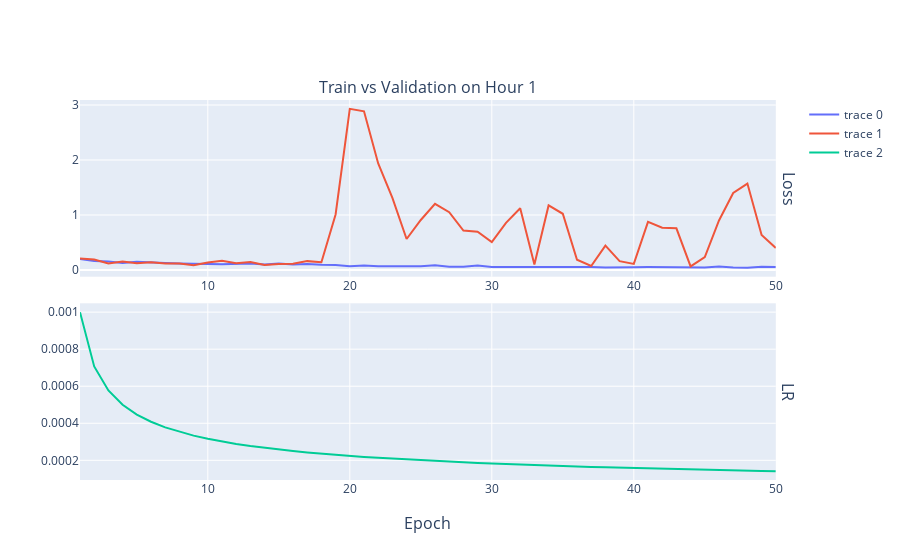

This figure's notebook cell:
### Markdown cell above
### 5 HOUR

### Code cell
STEP = 30
EPOCH = 50
MODEL_VERSION = 1
train_PATH = f'../Save/Step_{STEP}/recorder/recorder_V{MODEL_VERSION}_epoch_{EPOCH}.csv'
test_PATH = f'../Save/Step_{STEP}/test/model_V{MODEL_VERSION} test loss.csv'

laylout = go.Layout(height=400,width=600)

train_df = pd.read_csv(train_PATH, skiprows=1,index_col=0)
test_df = pd.read_csv(test_PATH, skiprows=0,index_col=0)
train_fig = make_subplots(
                    rows=2,cols=1,
                    subplot_titles=(f'Train vs Validation on Hour {int(STEP/6)}',),
                    row_titles=['Loss','LR'],
                    vertical_spacing=0.07,
                    x_title='EPOCH',
                    )
#train_fig.update_layout(laylout)
train_fig.add_trace(go.Scatter(y=train_df['Train Loss'], x=train_df["Epoch"],name='Train Loss'),1,1,)
train_fig.add_trace(go.Scatter(y=train_df['Validation Loss'], x=train_df["Epoch"],name='Val Loss'),1,1)
train_fig.add_trace(go.Scatter(y=train_df['LR'], x=train_df["Epoch"],name='LR'),2,1)
train_fig.show()
px.line(test_df, x=test_df['EPOCH'], y=[i for i in test_df.columns ],title='Test Loss')

### Figure 1 — Plotly figure (JSON) as saved in the notebook; plotly's stock layout.template omitted (floating-point values rounded to 4 significant figures)
{"data": [{"type": "scatter", "x": [1, 2, 3, 4, 5, 6, 7, 8, 9, 10, 11, 12, 13, 14, 15, 16, 17, 18, 19, 20, 21, 22, 23, 24, 25, 26, 27, 28, 29, 30, 31, 32, 33, 34, 35, 36, 37, 38, 39, 40, 41, 42, 43, 44, 45, 46, 47, 48, 49, 50], "xaxis": "x", "y": [0.1989, 0.1647, 0.1554, 0.1254, 0.1502, 0.1309, 0.1249, 0.1162, 0.1068, 0.1094, 0.1027, 0.1061, 0.1162, 0.09957, 0.1187, 0.09733, 0.1098, 0.0941, 0.08827, 0.06815, 0.0794, 0.06533, 0.06341, 0.06617, 0.06622, 0.08328, 0.05815, 0.05961, 0.07895, 0.05318, 0.05454, 0.05211, 0.05421, 0.05242, 0.04616, 0.05591, 0.05214, 0.04331, 0.03985, 0.04941, 0.05165, 0.05137, 0.0456, 0.03766, 0.04462, 0.06446, 0.04459, 0.03916, 0.05827, 0.05359], "yaxis": "y"}, {"type": "scatter", "x": [1, 2, 3, 4, 5, 6, 7, 8, 9, 10, 11, 12, 13, 14, 15, 16, 17, 18, 19, 20, 21, 22, 23, 24, 25, 26, 27, 28, 29, 30, 31, 32, 33, 34, 35, 36, 37, 38, 39, 40, 41, 42, 43, 44, 45, 46, 47, 48, 49, 50], "xaxis": "x", "y": [0.2083, 0.1888, 0.1171, 0.1544, 0.1212, 0.1395, 0.1188, 0.1169, 0.08675, 0.1364, 0.1651, 0.1197, 0.1425, 0.09198, 0.1058, 0.1124, 0.1602, 0.141, 1.009, 2.931, 2.886, 1.938, 1.312, 0.5632, 0.9084, 1.204, 1.05, 0.7163, 0.6968, 0.5069, 0.857, 1.123, 0.1005, 1.174, 1.022, 0.1854, 0.07245, 0.4429, 0.1594, 0.1106, 0.8748, 0.7687, 0.7571, 0.06436, 0.2326, 0.9003, 1.399, 1.571, 0.6361, 0.3989], "yaxis": "y"}, {"type": "scatter", "x": [1, 2, 3, 4, 5, 6, 7, 8, 9, 10, 11, 12, 13, 14, 15, 16, 17, 18, 19, 20, 21, 22, 23, 24, 25, 26, 27, 28, 29, 30, 31, 32, 33, 34, 35, 36, 37, 38, 39, 40, 41, 42, 43, 44, 45, 46, 47, 48, 49, 50], "xaxis": "x2", "y": [0.001, 0.0007071, 0.0005774, 0.0005, 0.0004472, 0.0004082, 0.000378, 0.0003536, 0.0003333, 0.0003162, 0.0003015, 0.0002887, 0.0002774, 0.0002673, 0.0002582, 0.00025, 0.0002425, 0.0002357, 0.0002294, 0.0002236, 0.0002182, 0.0002132, 0.0002085, 0.0002041, 0.0002, 0.0001961, 0.0001925, 0.000189, 0.0001857, 0.0001826, 0.0001796, 0.0001768, 0.0001741, 0.0001715, 0.000169, 0.0001667, 0.0001644, 0.0001622, 0.0001601, 0.0001581, 0.0001562, 0.0001543, 0.0001525, 0.0001508, 0.0001491, 0.0001474, 0.0001459, 0.0001443, 0.0001429, 0.0001414], "yaxis": "y2"}], "layout": {"annotations": [{"font": {"size": 16}, "showarrow": false, "text": "Train vs Validation on Hour 1", "x": 0.49, "xanchor": "center", "xref": "paper", "y": 1.0, "yanchor": "bottom", "yref": "paper"}, {"font": {"size": 16}, "showarrow": false, "text": "Loss", "textangle": 90, "x": 0.98, "xanchor": "left", "xref": "paper", "y": 0.7675, "yanchor": "middle", "yref": "paper"}, {"font": {"size": 16}, "showarrow": false, "text": "LR", "textangle": 90, "x": 0.98, "xanchor": "left", "xref": "paper", "y": 0.2325, "yanchor": "middle", "yref": "paper"}, {"font": {"size": 16}, "showarrow": false, "text": "Epoch", "x": 0.49, "xanchor": "center", "xref": "paper", "y": 0, "yanchor": "top", "yref": "paper", "yshift": -30}], "xaxis": {"anchor": "y", "domain": [0, 0.98]}, "xaxis2": {"anchor": "y2", "domain": [0, 0.98]}, "yaxis": {"anchor": "x", "domain": [0.535, 1.0]}, "yaxis2": {"anchor": "x2", "domain": [0, 0.465]}}}
